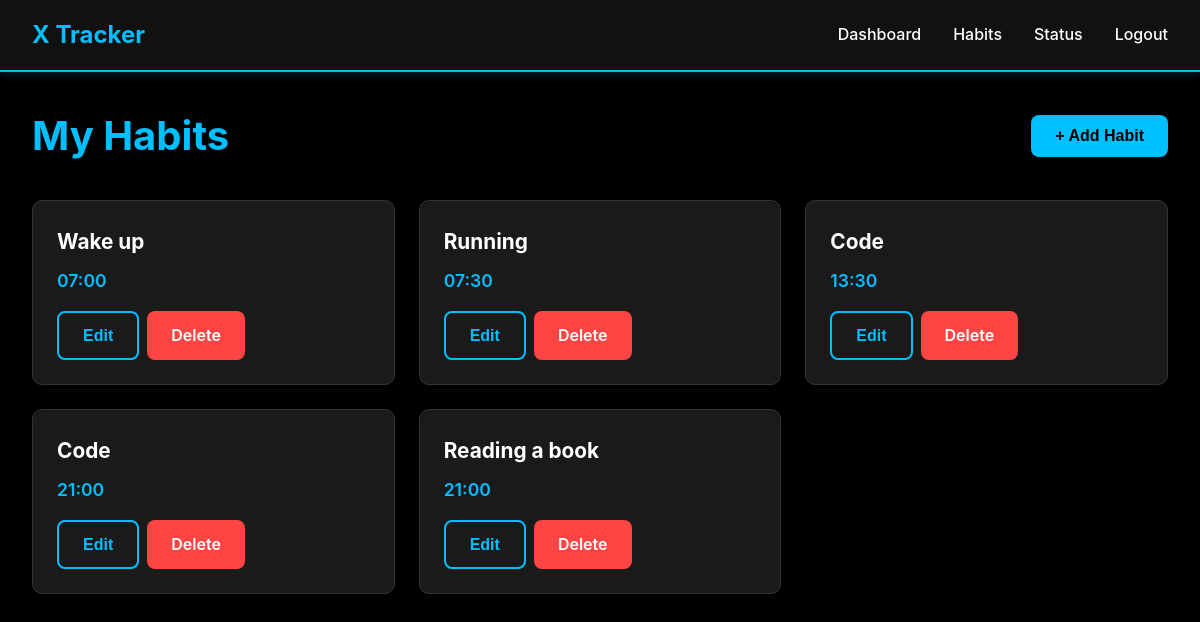
Screenshot of /habits/ (signed in) with the database file from the repository.
### tracker/models.py (models this page shows, shortened)
class Habit(models.Model):
    title = models.CharField(max_length=200)
    time = models.TimeField(default=time(7, 0))  # Default 07:00
    user = models.ForeignKey(User, on_delete=models.CASCADE, related_name='habits')
    created_at = models.DateTimeField(auto_now_add=True)
    class Meta:
        ordering = ['time', 'title']

### tracker/views.py (the view)
# urls.py: path('habits/', views.habits_view, name='habits'),
@login_required
def habits_view(request):
    habits = Habit.objects.filter(user=request.user).order_by('time', 'title')
    return render(request, 'dashboard/habits.html', {'habits': habits})

### templates/dashboard/habits.html (shortened to what this page needs)
{% extends 'base.html' %}
{% block content %}
<div class="dashboard-container">
    <div class="dashboard-header">
        <h1>My Habits</h1>
        <button class="btn btn-primary" onclick="showAddHabitForm()">+ Add Habit</button>
    </div>
    {% if habits %}
        <div class="habits-list">
            {% for habit in habits %}
            <div class="habit-item">
                <div class="habit-info">
                    <h3 class="habit-title">{{ habit.title }}</h3>
                    <span class="habit-time">{{ habit.time|time:"H:i" }}</span>
                </div>
                <div class="habit-actions">
                    <button class="btn btn-secondary" onclick="showEditHabitForm({{ habit.id }}, '{{ habit.title }}', '{{ habit.time|time:"H:i" }}')">
                        Edit
                    </button>
                    <a href="{% url 'delete_habit' habit.id %}" class="btn btn-danger"
                       onclick="return confirm('Are you sure you want to delete this habit?')">
                        Delete
                    </a>
                </div>
            </div>
            {% endfor %}
        </div>
    {% else %}
        <div class="empty-state">
            <p>No habits yet. <button class="btn-link" onclick="showAddHabitForm()">Add your first habit</button> to get started!</p>
        </div>
    {% endif %}
</div>
{% endblock %}

### static/css/style.css (style rules this page uses)
* { margin: 0; padding: 0; box-sizing: border-box; }
:root { --primary-bg: #000000; --secondary-bg: #111111; --accent-blue: #00BFFF; --accent-blue-dark: #0099CC; --text-primary: #FFFFFF; --text-secondary: #CCCCCC; --border-color: #333333; --success: #00FF00; --danger: #FF4444; --card-bg: #1a1a1a; }
body { font-family: -apple-system, BlinkMacSystemFont, 'Segoe UI', Roboto, Oxygen, Ubuntu, Cantarell, sans-serif; background-color: var(--primary-bg); color: var(--text-primary); line-height: 1.6; min-height: 100vh; }
.btn { padding: 0.75rem 1.5rem; border: none; border-radius: 8px; font-size: 1rem; font-weight: 600; cursor: pointer; text-decoration: none; display: inline-block; transition: all 0.3s ease; text-align: center; }
.btn-primary { background-color: var(--accent-blue); color: var(--primary-bg); }
.btn-secondary { background-color: transparent; color: var(--accent-blue); border: 2px solid var(--accent-blue); }
.btn-danger { background-color: var(--danger); color: var(--text-primary); }
.dashboard-container { animation: fadeIn 0.4s ease; }
.dashboard-header { display: flex; justify-content: space-between; align-items: center; margin-bottom: 2rem; flex-wrap: wrap; gap: 1rem; }
.dashboard-header h1 { font-size: 2.5rem; color: var(--accent-blue); }
.habits-list { display: grid; grid-template-columns: repeat(auto-fill, minmax(300px, 1fr)); gap: 1.5rem; }
.habit-item { background-color: var(--card-bg); padding: 1.5rem; border-radius: 10px; border: 1px solid var(--border-color); transition: all 0.3s ease; animation: slideIn 0.3s ease; }
.habit-info { margin-bottom: 1rem; }
.habit-title { font-size: 1.3rem; margin-bottom: 0.5rem; color: var(--text-primary); }
.habit-time { color: var(--accent-blue); font-weight: 600; font-size: 1.1rem; }
.habit-actions { display: flex; gap: 0.5rem; }

### rows the page displays
Habit: title "Wake up", time "07:00"
Habit: title "Running", time "07:30"
Habit: title "Code", time "13:30"
Habit: title "Code", time "21:00"
Habit: title "Reading a book", time "21:00"
